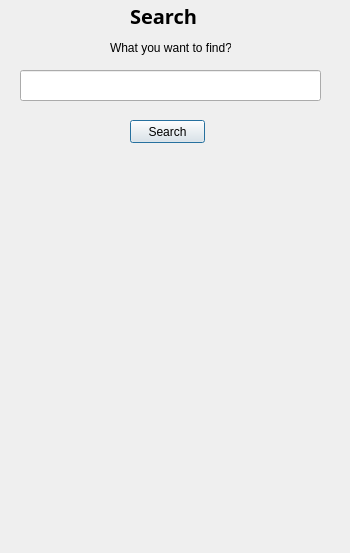
<?xml version="1.0" encoding="UTF-8"?>
<ui version="4.0">
 <class>Dialog</class>
 <widget class="QDialog" name="Dialog">
  <property name="geometry">
   <rect>
    <x>0</x>
    <y>0</y>
    <width>350</width>
    <height>553</height>
   </rect>
  </property>
  <property name="windowTitle">
   <string>Dialog</string>
  </property>
  <widget class="QLabel" name="label">
   <property name="geometry">
    <rect>
     <x>130</x>
     <y>0</y>
     <width>71</width>
     <height>31</height>
    </rect>
   </property>
   <property name="font">
    <font>
     <family>Gotham Pro</family>
     <pointsize>15</pointsize>
     <weight>75</weight>
     <bold>true</bold>
    </font>
   </property>
   <property name="text">
    <string>Search</string>
   </property>
  </widget>
  <widget class="QLabel" name="label_2">
   <property name="geometry">
    <rect>
     <x>110</x>
     <y>40</y>
     <width>121</width>
     <height>16</height>
    </rect>
   </property>
   <property name="text">
    <string>What you want to find?</string>
   </property>
  </widget>
  <widget class="QLineEdit" name="text_to_find">
   <property name="geometry">
    <rect>
     <x>20</x>
     <y>70</y>
     <width>301</width>
     <height>31</height>
    </rect>
   </property>
  </widget>
  <widget class="QPushButton" name="search_btn">
   <property name="geometry">
    <rect>
     <x>130</x>
     <y>120</y>
     <width>75</width>
     <height>23</height>
    </rect>
   </property>
   <property name="text">
    <string>Search</string>
   </property>
  </widget>
 </widget>
 <resources/>
 <connections/>
</ui>
